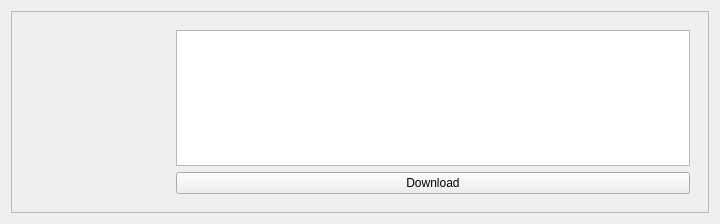
<?xml version="1.0" encoding="UTF-8"?>
<ui version="4.0">
 <class>mangaInfoDisplay</class>
 <widget class="QWidget" name="mangaInfoDisplay">
  <property name="geometry">
   <rect>
    <x>0</x>
    <y>0</y>
    <width>720</width>
    <height>224</height>
   </rect>
  </property>
  <property name="sizePolicy">
   <sizepolicy hsizetype="Expanding" vsizetype="Fixed">
    <horstretch>0</horstretch>
    <verstretch>0</verstretch>
   </sizepolicy>
  </property>
  <property name="minimumSize">
   <size>
    <width>100</width>
    <height>224</height>
   </size>
  </property>
  <property name="baseSize">
   <size>
    <width>720</width>
    <height>224</height>
   </size>
  </property>
  <property name="windowTitle">
   <string>Form</string>
  </property>
  <layout class="QHBoxLayout" name="horizontalLayout">
   <item>
    <widget class="QFrame" name="mainFrame">
     <property name="sizePolicy">
      <sizepolicy hsizetype="Expanding" vsizetype="Expanding">
       <horstretch>0</horstretch>
       <verstretch>0</verstretch>
      </sizepolicy>
     </property>
     <property name="frameShape">
      <enum>QFrame::StyledPanel</enum>
     </property>
     <property name="frameShadow">
      <enum>QFrame::Raised</enum>
     </property>
     <layout class="QHBoxLayout" name="horizontalLayout_2">
      <item>
       <widget class="QLabel" name="aimg">
        <property name="sizePolicy">
         <sizepolicy hsizetype="Fixed" vsizetype="Fixed">
          <horstretch>0</horstretch>
          <verstretch>0</verstretch>
         </sizepolicy>
        </property>
        <property name="minimumSize">
         <size>
          <width>140</width>
          <height>160</height>
         </size>
        </property>
        <property name="baseSize">
         <size>
          <width>140</width>
          <height>160</height>
         </size>
        </property>
        <property name="text">
         <string/>
        </property>
       </widget>
      </item>
      <item>
       <widget class="QWidget" name="widget" native="true">
        <layout class="QVBoxLayout" name="verticalLayout">
         <item>
          <widget class="QTextBrowser" name="textBrowser">
           <property name="cursor" stdset="0">
            <cursorShape>ArrowCursor</cursorShape>
           </property>
           <property name="html">
            <string>&lt;!DOCTYPE HTML PUBLIC &quot;-//W3C//DTD HTML 4.0//EN&quot; &quot;http://www.w3.org/TR/REC-html40/strict.dtd&quot;&gt;
&lt;html&gt;&lt;head&gt;&lt;meta name=&quot;qrichtext&quot; content=&quot;1&quot; /&gt;&lt;style type=&quot;text/css&quot;&gt;
p, li { white-space: pre-wrap; }
&lt;/style&gt;&lt;/head&gt;&lt;body style=&quot; font-family:'Noto Sans'; font-size:10pt; font-weight:400; font-style:normal;&quot;&gt;
&lt;p style=&quot;-qt-paragraph-type:empty; margin-top:0px; margin-bottom:0px; margin-left:0px; margin-right:0px; -qt-block-indent:0; text-indent:0px;&quot;&gt;&lt;br /&gt;&lt;/p&gt;&lt;/body&gt;&lt;/html&gt;</string>
           </property>
          </widget>
         </item>
         <item>
          <widget class="QPushButton" name="pushButton">
           <property name="text">
            <string>Download</string>
           </property>
          </widget>
         </item>
        </layout>
       </widget>
      </item>
     </layout>
    </widget>
   </item>
  </layout>
 </widget>
 <resources/>
 <connections/>
</ui>
